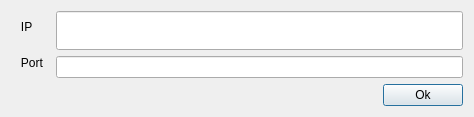
<?xml version="1.0" encoding="UTF-8"?>
<ui version="4.0">
 <class>SettingDialog</class>
 <widget class="QDialog" name="SettingDialog">
  <property name="geometry">
   <rect>
    <x>0</x>
    <y>0</y>
    <width>474</width>
    <height>117</height>
   </rect>
  </property>
  <property name="windowTitle">
   <string>Dialog</string>
  </property>
  <layout class="QHBoxLayout" name="horizontalLayout_3">
   <item>
    <layout class="QVBoxLayout" name="verticalLayout_3">
     <item>
      <layout class="QHBoxLayout" name="horizontalLayout">
       <item>
        <layout class="QVBoxLayout" name="verticalLayout">
         <item>
          <widget class="QLabel" name="label">
           <property name="text">
            <string>   IP</string>
           </property>
          </widget>
         </item>
         <item>
          <widget class="QLabel" name="label_2">
           <property name="text">
            <string>   Port  </string>
           </property>
          </widget>
         </item>
        </layout>
       </item>
       <item>
        <layout class="QVBoxLayout" name="verticalLayout_2">
         <item>
          <widget class="QLineEdit" name="lineEdit">
           <property name="sizePolicy">
            <sizepolicy hsizetype="Expanding" vsizetype="Preferred">
             <horstretch>0</horstretch>
             <verstretch>4</verstretch>
            </sizepolicy>
           </property>
          </widget>
         </item>
         <item>
          <widget class="QLineEdit" name="lineEdit_2">
           <property name="sizePolicy">
            <sizepolicy hsizetype="Ignored" vsizetype="Preferred">
             <horstretch>0</horstretch>
             <verstretch>1</verstretch>
            </sizepolicy>
           </property>
          </widget>
         </item>
        </layout>
       </item>
      </layout>
     </item>
     <item>
      <layout class="QHBoxLayout" name="horizontalLayout_2">
       <item>
        <spacer name="horizontalSpacer">
         <property name="orientation">
          <enum>Qt::Horizontal</enum>
         </property>
         <property name="sizeHint" stdset="0">
          <size>
           <width>40</width>
           <height>20</height>
          </size>
         </property>
        </spacer>
       </item>
       <item>
        <widget class="QPushButton" name="pushButton">
         <property name="text">
          <string>Ok</string>
         </property>
        </widget>
       </item>
      </layout>
     </item>
    </layout>
   </item>
  </layout>
 </widget>
 <resources/>
 <connections/>
</ui>
